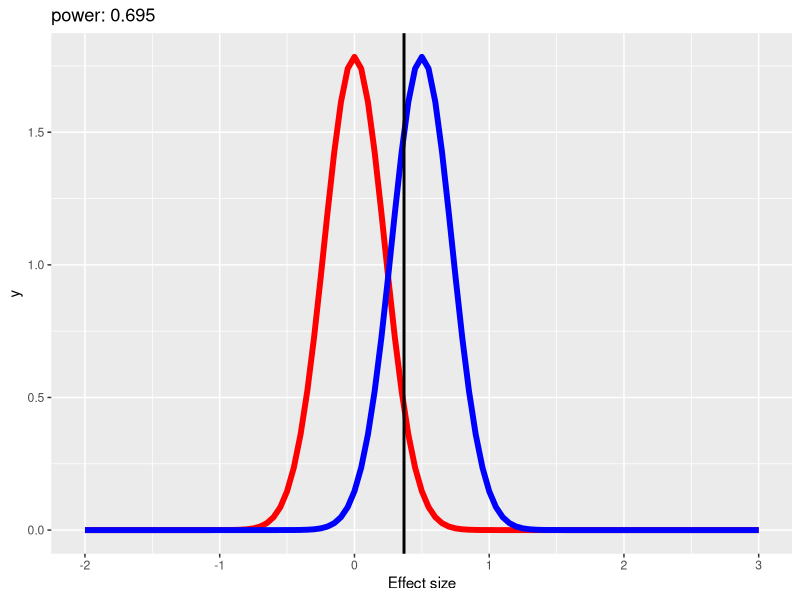

R code for this plot:
## ---- chunk 1
library(dplyr)
library(lubridate)
library(spatstat)
library(ggplot2)
## ---- chunk 2
pow_plot <- function(effect_size, n, alpha){
  g = ggplot(data.frame(effect_size = c(-2, 3)), aes(x = effect_size))
  g = g + stat_function(fun=dnorm, geom = "line", 
                        args = list(mean = 0, sd = 1 / sqrt(n)), 
                        size = 2, col = "red")
  g = g + stat_function(fun=dnorm, geom = "line", 
                        args = list(mean = effect_size, sd = 1 / sqrt(n)), 
                        size = 2, col = "blue")
  xitc = qnorm(1 - alpha) / sqrt(n)
  g = g + geom_vline(xintercept=xitc, size = 1)
  # p <- pnorm(xitc, mean = effect_size, sd = 1 / sqrt(n), lower.tail = FALSE)
  p <- power.t.test(n=n, delta=effect_size, sd=1, type="one.sample", alt="one.sided")$power
  g <- g + ggtitle(paste0("power: ", round(p,3))) + xlab("Effect size")
  g
}
pow_plot(0.5,20,0.05)
